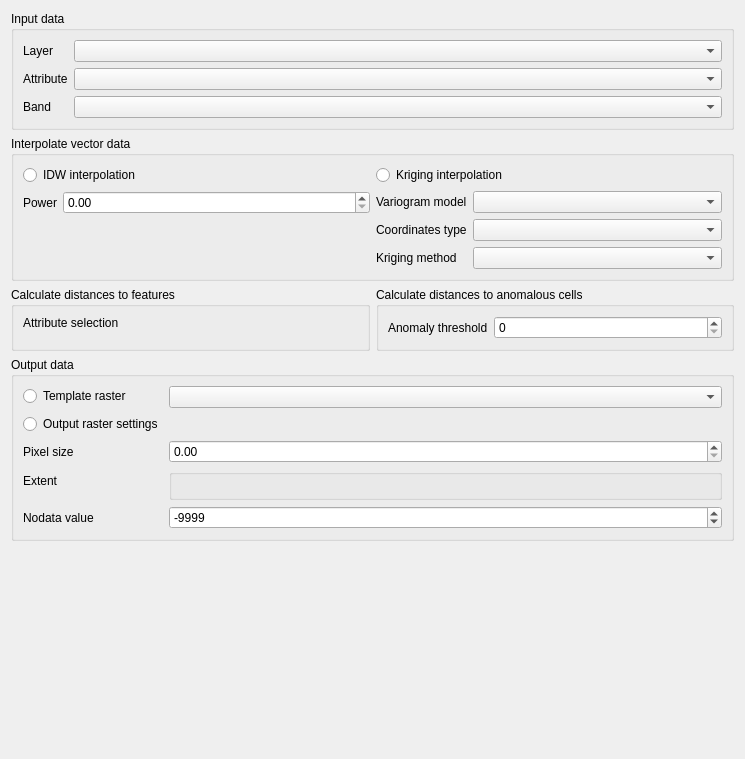
<?xml version="1.0" encoding="UTF-8"?>
<ui version="4.0">
 <class>Form</class>
 <widget class="QWidget" name="Form">
  <property name="geometry">
   <rect>
    <x>0</x>
    <y>0</y>
    <width>745</width>
    <height>759</height>
   </rect>
  </property>
  <property name="windowTitle">
   <string>Form</string>
  </property>
  <layout class="QVBoxLayout" name="verticalLayout_3">
   <item>
    <widget class="QGroupBox" name="groupBox_4">
     <property name="title">
      <string>Input data</string>
     </property>
     <layout class="QFormLayout" name="formLayout_4">
      <item row="0" column="0">
       <widget class="QLabel" name="label">
        <property name="text">
         <string>Layer</string>
        </property>
       </widget>
      </item>
      <item row="0" column="1">
       <widget class="QgsMapLayerComboBox" name="mMapLayerComboBox"/>
      </item>
      <item row="1" column="0">
       <widget class="QLabel" name="label_3">
        <property name="text">
         <string>Attribute</string>
        </property>
       </widget>
      </item>
      <item row="1" column="1">
       <widget class="QgsFieldComboBox" name="mFieldComboBox"/>
      </item>
      <item row="2" column="0">
       <widget class="QLabel" name="label_7">
        <property name="text">
         <string>Band</string>
        </property>
       </widget>
      </item>
      <item row="2" column="1">
       <widget class="QgsRasterBandComboBox" name="mRasterBandComboBox"/>
      </item>
     </layout>
    </widget>
   </item>
   <item>
    <widget class="QGroupBox" name="groupBox_2">
     <property name="title">
      <string>Interpolate vector data</string>
     </property>
     <layout class="QHBoxLayout" name="horizontalLayout">
      <item>
       <layout class="QVBoxLayout" name="verticalLayout_2">
        <item>
         <widget class="QRadioButton" name="radioButton_2">
          <property name="text">
           <string>IDW interpolation</string>
          </property>
         </widget>
        </item>
        <item>
         <layout class="QFormLayout" name="formLayout">
          <item row="0" column="0">
           <widget class="QLabel" name="label_18">
            <property name="text">
             <string>Power</string>
            </property>
           </widget>
          </item>
          <item row="0" column="1">
           <widget class="QgsDoubleSpinBox" name="mQgsDoubleSpinBox_2"/>
          </item>
         </layout>
        </item>
       </layout>
      </item>
      <item>
       <layout class="QVBoxLayout" name="verticalLayout">
        <item>
         <widget class="QRadioButton" name="radioButton">
          <property name="text">
           <string>Kriging interpolation</string>
          </property>
         </widget>
        </item>
        <item>
         <layout class="QFormLayout" name="formLayout_2">
          <item row="0" column="0">
           <widget class="QLabel" name="label_15">
            <property name="text">
             <string>Variogram model</string>
            </property>
           </widget>
          </item>
          <item row="0" column="1">
           <widget class="QComboBox" name="comboBox"/>
          </item>
          <item row="1" column="0">
           <widget class="QLabel" name="label_16">
            <property name="text">
             <string>Coordinates type</string>
            </property>
           </widget>
          </item>
          <item row="1" column="1">
           <widget class="QComboBox" name="comboBox_2"/>
          </item>
          <item row="2" column="0">
           <widget class="QLabel" name="label_17">
            <property name="text">
             <string>Kriging method</string>
            </property>
           </widget>
          </item>
          <item row="2" column="1">
           <widget class="QComboBox" name="comboBox_3"/>
          </item>
         </layout>
        </item>
       </layout>
      </item>
     </layout>
    </widget>
   </item>
   <item>
    <layout class="QHBoxLayout" name="horizontalLayout_2">
     <item>
      <widget class="QGroupBox" name="groupBox">
       <property name="title">
        <string>Calculate distances to features</string>
       </property>
       <layout class="QFormLayout" name="formLayout_6">
        <item row="0" column="0">
         <widget class="QLabel" name="label_8">
          <property name="text">
           <string>Attribute selection</string>
          </property>
         </widget>
        </item>
        <item row="0" column="1">
         <widget class="QgsFieldExpressionWidget" name="mFieldExpressionWidget">
          <property name="sizePolicy">
           <sizepolicy hsizetype="MinimumExpanding" vsizetype="Preferred">
            <horstretch>0</horstretch>
            <verstretch>0</verstretch>
           </sizepolicy>
          </property>
         </widget>
        </item>
       </layout>
      </widget>
     </item>
     <item>
      <widget class="QGroupBox" name="groupBox_3">
       <property name="title">
        <string>Calculate distances to anomalous cells</string>
       </property>
       <layout class="QFormLayout" name="formLayout_3">
        <item row="0" column="0">
         <widget class="QLabel" name="label_2">
          <property name="text">
           <string>Anomaly threshold</string>
          </property>
         </widget>
        </item>
        <item row="0" column="1">
         <widget class="QgsSpinBox" name="mQgsSpinBox">
          <property name="sizePolicy">
           <sizepolicy hsizetype="MinimumExpanding" vsizetype="Fixed">
            <horstretch>0</horstretch>
            <verstretch>0</verstretch>
           </sizepolicy>
          </property>
         </widget>
        </item>
       </layout>
      </widget>
     </item>
    </layout>
   </item>
   <item>
    <widget class="QGroupBox" name="groupBox_5">
     <property name="title">
      <string>Output data</string>
     </property>
     <layout class="QFormLayout" name="formLayout_5">
      <item row="0" column="0">
       <widget class="QRadioButton" name="radioButton_3">
        <property name="text">
         <string>Template raster</string>
        </property>
       </widget>
      </item>
      <item row="0" column="1">
       <widget class="QgsMapLayerComboBox" name="mMapLayerComboBox_2"/>
      </item>
      <item row="1" column="0">
       <widget class="QRadioButton" name="radioButton_4">
        <property name="text">
         <string>Output raster settings</string>
        </property>
       </widget>
      </item>
      <item row="2" column="0">
       <widget class="QLabel" name="label_6">
        <property name="text">
         <string>Pixel size</string>
        </property>
       </widget>
      </item>
      <item row="2" column="1">
       <widget class="QgsDoubleSpinBox" name="mQgsDoubleSpinBox"/>
      </item>
      <item row="3" column="0">
       <widget class="QLabel" name="label_9">
        <property name="text">
         <string>Extent</string>
        </property>
       </widget>
      </item>
      <item row="3" column="1">
       <widget class="QgsExtentGroupBox" name="mExtentGroupBox"/>
      </item>
      <item row="4" column="0">
       <widget class="QLabel" name="label_11">
        <property name="text">
         <string>Nodata value</string>
        </property>
       </widget>
      </item>
      <item row="4" column="1">
       <widget class="QgsSpinBox" name="mQgsSpinBox_2">
        <property name="minimum">
         <number>-999999</number>
        </property>
        <property name="maximum">
         <number>999999</number>
        </property>
        <property name="value">
         <number>-9999</number>
        </property>
       </widget>
      </item>
     </layout>
    </widget>
   </item>
   <item>
    <spacer name="verticalSpacer">
     <property name="orientation">
      <enum>Qt::Vertical</enum>
     </property>
     <property name="sizeHint" stdset="0">
      <size>
       <width>20</width>
       <height>40</height>
      </size>
     </property>
    </spacer>
   </item>
  </layout>
 </widget>
 <customwidgets>
  <customwidget>
   <class>QgsCollapsibleGroupBox</class>
   <extends>QGroupBox</extends>
   <header>qgscollapsiblegroupbox.h</header>
   <container>1</container>
  </customwidget>
  <customwidget>
   <class>QgsDoubleSpinBox</class>
   <extends>QDoubleSpinBox</extends>
   <header>qgsdoublespinbox.h</header>
  </customwidget>
  <customwidget>
   <class>QgsExtentGroupBox</class>
   <extends>QgsCollapsibleGroupBox</extends>
   <header>qgsextentgroupbox.h</header>
   <container>1</container>
  </customwidget>
  <customwidget>
   <class>QgsFieldComboBox</class>
   <extends>QComboBox</extends>
   <header>qgsfieldcombobox.h</header>
  </customwidget>
  <customwidget>
   <class>QgsFieldExpressionWidget</class>
   <extends>QWidget</extends>
   <header>qgsfieldexpressionwidget.h</header>
  </customwidget>
  <customwidget>
   <class>QgsMapLayerComboBox</class>
   <extends>QComboBox</extends>
   <header>qgsmaplayercombobox.h</header>
  </customwidget>
  <customwidget>
   <class>QgsRasterBandComboBox</class>
   <extends>QComboBox</extends>
   <header>qgsrasterbandcombobox.h</header>
  </customwidget>
  <customwidget>
   <class>QgsSpinBox</class>
   <extends>QSpinBox</extends>
   <header>qgsspinbox.h</header>
  </customwidget>
 </customwidgets>
 <resources/>
 <connections/>
</ui>
